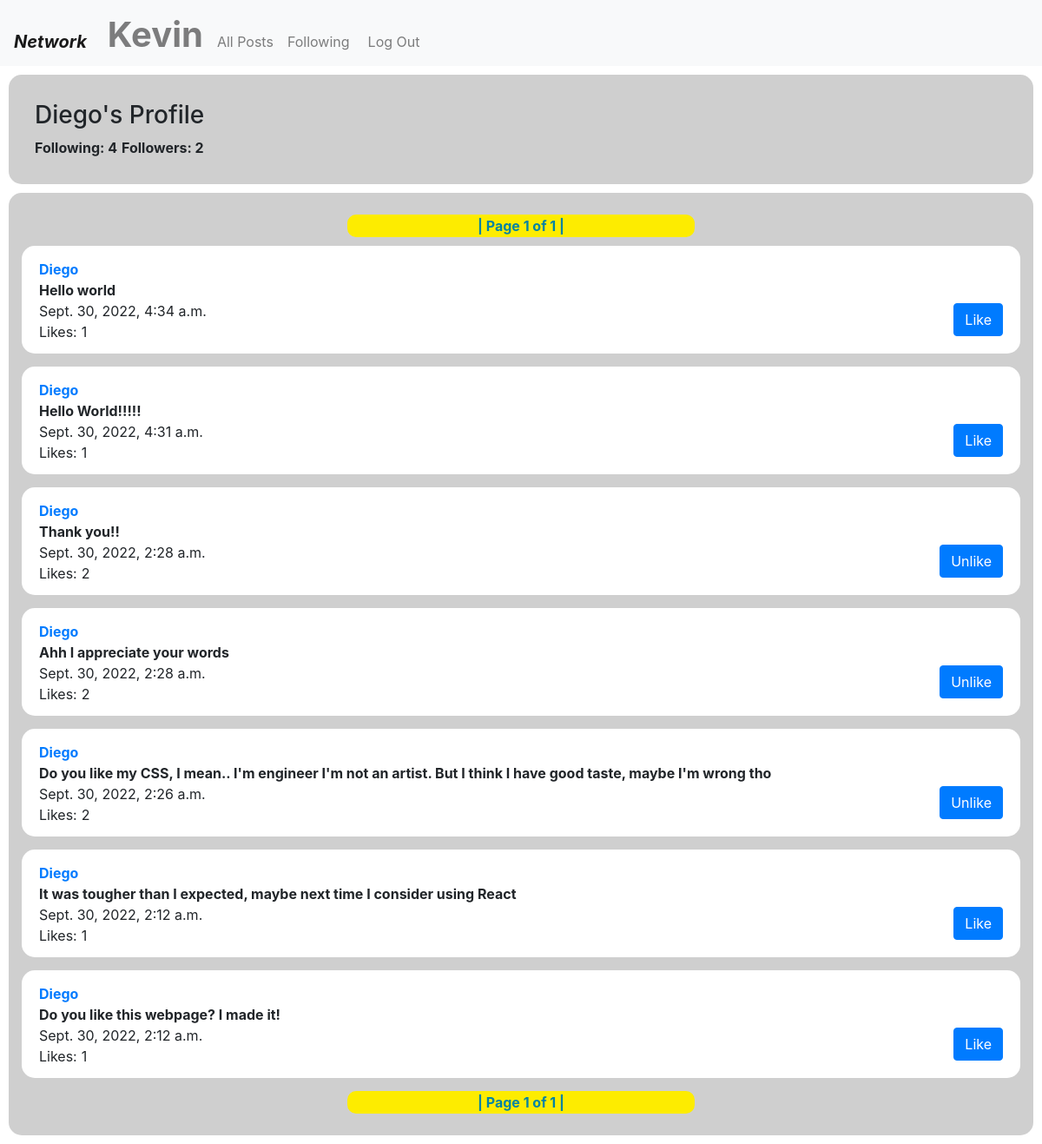
/profile/Diego (signed in), run on the app's committed database.
### network/models.py (models this page shows)
class User(AbstractUser):
    pass

class Post(models.Model): # New Post: post1 = Post(poster=????, text="qwer")
    poster = models.ForeignKey(User, on_delete=models.CASCADE, related_name="posts")
    text = models.CharField(max_length=140)
    likecount = models.IntegerField(blank=True, null=True)
    time = models.DateTimeField(auto_now_add=True)
    def __str__(self):
        return f"{self.text}"

### network/views.py (the view)
# urls.py: path("profile/<str:username>", views.profile, name="profile"),
def profile(request, username):
    auth = User.objects.filter(username = request.user.username).first()
    poster = User.objects.get(username = username)
    if auth != None:
        user = User.objects.get(username = request.user.username)
    else:
        user = None
    follows = Following.objects.all()
    followers = 0
    following = 0
    for follow in follows:
        if follow.user == poster:
            following = following + 1
        if follow.user_followed == poster:
            followers = followers + 1
    allposts = Post.objects.all().order_by("-time")
    postlist = []
    for post in allposts:
        if post.poster == poster:
            postlist.append(post)
    p = Paginator(postlist, 10)
    page = request.GET.get('page')
    posts = p.get_page(page)
    likeslist = []
    if user is not None:
        likes = Like.objects.filter(user = user)
        for like in likes:
            likeslist.append(like.post.id)
    return render(request, "network/profile.html", {
        "user":user,
        "posts":posts,
        "poster":poster,
        "followers":followers,
        "following":following,
        "editpost":EditPost(),
        "likeslist": likeslist
    })

### network/templates/network/profile.html (shortened to what this page needs)
{% extends "network/layout.html" %}
    {% load static %}
    {% block body %}
        <div class="profile">
            <div>
                <div>
                    <h3>
                        {{ poster }}'s Profile
                    </h3>
                </div>
                <div id="stats">
                    <div id="following">
                        <strong>Following: {{following}}</strong>
                    </div>
                    <div id="followers">
                        <strong>Followers: {{followers}}</strong>
                    </div>
                </div>
            </div>
        </div>
{% endblock %}

### network/templates/network/layout.html (shortened to what this page needs)
{% load static %}
<!DOCTYPE html>
<html lang="en">
    <head>
        <link rel="stylesheet" href="https://stackpath.bootstrapcdn.com/bootstrap/4.4.1/css/bootstrap.min.css">
        <link href="{% static 'network/styles.css' %}" rel="stylesheet">
    </head>
    <body>
        <nav class="navbar navbar-expand-lg navbar-light bg-light">
            <a class="navbar-brand" href="{% url 'home' %}"><strong><i>Network</i></strong></a>
            <div>
              <ul class="navbar-nav mr-auto">
                {% if user.is_authenticated %}
                    <li id="profile" class="nav-item">
                        <a class="nav-link" href="/profile/{{ request.user.username }}"><h1><strong>{{ request.user.username }}</strong></h1></a>
                    </li>
                {% endif %}
                <li id="all-posts" class="nav-item">
                  <a class="nav-link" href="{% url 'home' %}">All Posts</a>
                </li>
                {% if user.is_authenticated %}
                    <li id="following" class="nav-item">
                        <a class="nav-link" href="{% url 'following' %}">Following</a>
                    </li>
                    <li class="nav-item">
                        <a class="nav-link" href="{% url 'logout' %}">Log Out</a>
                    </li>
                {% endif %}
                </ul>
            </div>
        </nav>
        <div class="body">
            {% block body %}
            {% endblock %}
        </div>
        <div id="poststrain">
            <div class="paginator">
            <strong>| Page {{ posts.number }} of {{ posts.paginator.num_pages }} |</strong>
            </div>
                {% for post in posts %}
                <div id="postbox">
                    <div>
                        <a href="/profile/{{ post.poster }}"><strong>{{ post.poster }} </strong></a>
                    </div>
                    <div id="hiddenselector" class="div-{{ post.id }}">
                        <div id="post-{{ post.id }}" class="testboxedit">
                            <div id="text-{{ post.id }}" class="testtoedit">
                               {{ post.text }}
                            </div>
                        </div>
                    </div>
                    <div>
                        {{ post.time }}
                    </div>
                    <div class="allikes" id="like-{{post.id}}">
                        <div id="likesdisplay">
                            <div id="likescolon">
                                Likes:
                            </div>
                            <div class="thenumberoflikes" id="like-{{post.id}}-count">
                                {{ post.likecount }}
                            </div>
                        </div>
                        <div class="nothidden" id="{{post.id}}-like">
                            {% if post.id in likeslist %}
                                <button onclick="unlike('{{ post.id }}')" type="submit" class="btn btn-primary" value="Unlike"/>Unlike
                            {% else %}
                                <button onclick="like('{{ post.id }}')" type="submit" class="btn btn-primary" value="Like"/>Like
                            {% endif %}
                        </div>
                    </div>
                </div>
                {% endfor %}
                <div class="paginator">
            <strong>| Page {{ posts.number }} of {{ posts.paginator.num_pages }} |</strong>
                </div>
    </body>
</html>

### network/static/network/styles.css (style rules this page uses)
.navbar-brand { margin-top: auto; margin-bottom: 0; }
#profile { margin-bottom: -12px; }
.nav-item { margin-top: auto; margin-bottom: 0; }
.profile { display: flex; background-color: rgb(207, 207, 207); padding: 30px; margin: 10px; border-radius: 15px; }
#stats { display: flex; }
#following { display: block; margin-right: 5px; }
#followers { display: block; }
#poststrain { background-color: rgb(207, 207, 207); padding: 15px; margin: 10px; border-radius: 15px; }
#postbox { background-color: rgb(255, 255, 255); padding-top: 15px; padding-left: 20px; padding-right: 20px; margin-bottom: 15px; border-radius: 15px; padding-bottom: 20px; }
.paginator { background-color: rgb(253, 236, 0); color: rgb(0, 131, 163); width: 400px; display: flex; justify-content: center; margin-left: auto; margin-right: auto; margin-top: 10px; margin-bottom: 10px; border-radius: 10px; padding-top: 1px; padding-bottom: 1px; }
.nothidden button { display: block; margin-left: auto; margin-right: 0; margin-top: -45px; }
#likesdisplay { display: flex; }
#likescolon { display: block; margin-right: 5px; }
.thenumberoflikes { display: block; }
.testtoedit { font-weight: bold; }

### data on the page
User: user.username "Kevin"
User: username "Diego"
Post: poster "Diego", text "Hello world", time "Sept. 30, 2022, 4:34 a.m.", likecount "1"
Post: poster "Diego", text "Hello World!!!!!", time "Sept. 30, 2022, 4:31 a.m.", likecount "1"
Post: poster "Diego", text "Thank you!!", time "Sept. 30, 2022, 2:28 a.m.", likecount "2"
Post: poster "Diego", text "Ahh I appreciate your words", time "Sept. 30, 2022, 2:28 a.m.", likecount "2"
Post: poster "Diego", text "Do you like my CSS, I mean.. I'm engineer I'm not an artist. But I think I have good taste, maybe I'm wrong tho", time "Sept. 30, 2022, 2:26 a.m.", likecount "2"
Post: poster "Diego", text "It was tougher than I expected, maybe next time I consider using React", time "Sept. 30, 2022, 2:12 a.m.", likecount "1"
Post: poster "Diego", text "Do you like this webpage? I made it!", time "Sept. 30, 2022, 2:12 a.m.", likecount "1"

### other printed values
{{ following }} "4"
{{ followers }} "2"
{{ posts.number }} "1"
{{ posts.paginator.num_pages }} "1"
